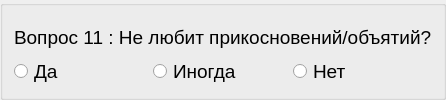
          <widget class="QGroupBox" name="block2_item11">
           <layout class="QVBoxLayout" name="verticalLayout_21">
            <property name="spacing">
             <number>0</number>
            </property>
            <item>
             <widget class="QLabel" name="label_28">
              <property name="font">
               <font>
                <pointsize>14</pointsize>
               </font>
              </property>
              <property name="text">
               <string>Вопрос 11 : Не любит прикосновений/объятий?</string>
              </property>
              <property name="alignment">
               <set>Qt::AlignLeading|Qt::AlignLeft|Qt::AlignVCenter</set>
              </property>
             </widget>
            </item>
            <item>
             <layout class="QHBoxLayout" name="_21">
              <property name="spacing">
               <number>0</number>
              </property>
              <item>
               <widget class="QRadioButton" name="radioButton_61">
                <property name="font">
                 <font>
                  <pointsize>14</pointsize>
                 </font>
                </property>
                <property name="text">
                 <string>Да</string>
                </property>
               </widget>
              </item>
              <item>
               <widget class="QRadioButton" name="radioButton_62">
                <property name="font">
                 <font>
                  <pointsize>14</pointsize>
                 </font>
                </property>
                <property name="text">
                 <string>Иногда</string>
                </property>
               </widget>
              </item>
              <item>
               <widget class="QRadioButton" name="radioButton_63">
                <property name="font">
                 <font>
                  <pointsize>14</pointsize>
                 </font>
                </property>
                <property name="text">
                 <string>Нет</string>
                </property>
               </widget>
              </item>
             </layout>
            </item>
           </layout>
          </widget>
